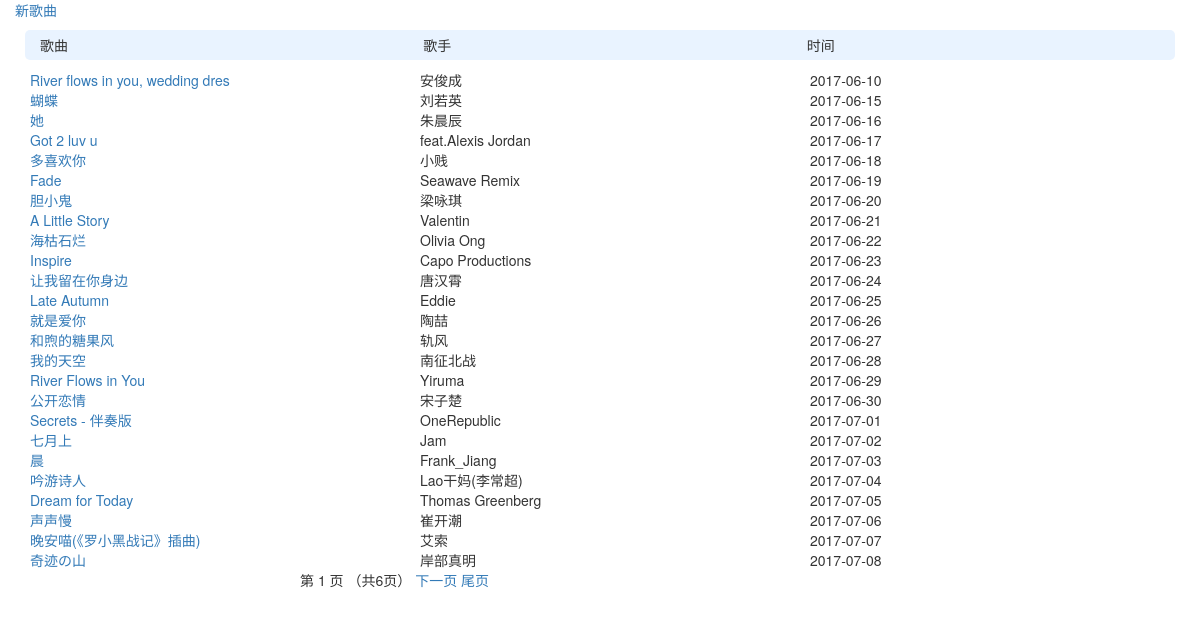
The app's page /list/index/ with its own data.
### list/models.py (models this page shows)
class Article(models.Model):
    song_name = models.CharField('歌名', max_length=32, null=False)
    singer = models.CharField('歌手', max_length=32, null=True)
    createTime = models.DateTimeField('添加时间', auto_now=True)

### list/views.py (the view)
def index(request):
    articles_list = models.Article.objects.all()
    paginator = Paginator(articles_list, 25)# Show 25 contacts per page
    pages = paginator.count
    page = request.GET.get('page')
    try:
        articles = paginator.page(page)
    except PageNotAnInteger:
        articles = paginator.page(1)
    except EmptyPage:
        articles = paginator.page(paginator.num_pages)
    return render(request, 'list/index.html', {'articles': articles})

### list/templates/list/index.html (shortened to what this page needs)
<!DOCTYPE html>
<html lang="en">
<head>
    <link rel="stylesheet" href="https://maxcdn.bootstrapcdn.com/bootstrap/3.3.4/css/bootstrap.min.css">
    <link rel="stylesheet" href="https://maxcdn.bootstrapcdn.com/bootstrap/3.3.4/css/bootstrap-theme.min.css">
</head>
<body>
    <div  class="col-md-12" style="height: 550px;">
        <a href="{% url 'list:edit_page' 0 %}">新歌曲</a>  <br/>
        <div class="title">
            <span class="col-md-4 inline">歌曲</span>
            <span class="col-md-4 inline">歌手</span>
            <span class="col-md-4 inline">时间</span>
        </div>
    {% for article in articles %}
        <div>
            <a class="col-md-4 inline" href="{% url 'list:article_page' article.id %}">{{article.song_name }}</a>
            <span class="col-md-4 inline">{{article.singer }}</span>
            <span class="col-md-4 inline">{{article.createTime|date:"Y-m-d" }}</span>
        </div>
    {% endfor %}
    </div>
    <div class="pagination" style="position:relative; left:300px;">
            <span class="step-links">
                <span class="current">
                    第 {{ articles.number }} 页 （共{{ articles.paginator.num_pages }}页）
                </span>
                {% if articles.has_next %}
                    <a href="?page={{ articles.next_page_number }}">下一页</a>
                    <a href="?page={{ articles.paginator.num_pages }}">尾页</a>
                {% endif %}
            </span>
        </div>
</body>
</html>

### list/templates/list/index.html (style rules this page uses)
body { font-family: "Helvetica Neue", Helvetica, Arial, sans-serif, '微软雅黑'; }
a { text-decoration: none; }
.inline { display: inline-block; }
.title { background-color: #e9f3ff; height: 30px; line-height: 30px; border-radius: 5px; margin: 10px; }

### records on screen
Article: song_name "River flows in you, wedding dres", singer "安俊成", createTime "2017-06-10"
Article: song_name "蝴蝶", singer "刘若英", createTime "2017-06-15"
Article: song_name "她", singer "朱晨辰", createTime "2017-06-16"
Article: song_name "Got 2 luv u", singer "feat.Alexis Jordan", createTime "2017-06-17"
Article: song_name "多喜欢你", singer "小贱", createTime "2017-06-18"
Article: song_name "Fade", singer "Seawave Remix", createTime "2017-06-19"
Article: song_name "胆小鬼", singer "梁咏琪", createTime "2017-06-20"
Article: song_name "A Little Story", singer "Valentin", createTime "2017-06-21"
Article: song_name "海枯石烂", singer "Olivia Ong", createTime "2017-06-22"
Article: song_name "Inspire", singer "Capo Productions", createTime "2017-06-23"
Article: song_name "让我留在你身边", singer "唐汉霄", createTime "2017-06-24"
Article: song_name "Late Autumn", singer "Eddie", createTime "2017-06-25"
Article: song_name "就是爱你", singer "陶喆", createTime "2017-06-26"
Article: song_name "和煦的糖果风", singer "轨风", createTime "2017-06-27"
Article: song_name "我的天空", singer "南征北战", createTime "2017-06-28"
Article: song_name "River Flows in You", singer "Yiruma", createTime "2017-06-29"
Article: song_name "公开恋情", singer "宋子楚", createTime "2017-06-30"
Article: song_name "Secrets - 伴奏版", singer "OneRepublic", createTime "2017-07-01"
Article: song_name "七月上", singer "Jam", createTime "2017-07-02"
Article: song_name "晨", singer "Frank_Jiang", createTime "2017-07-03"
Article: song_name "吟游诗人", singer "Lao干妈(李常超)", createTime "2017-07-04"
Article: song_name "Dream for Today", singer "Thomas Greenberg", createTime "2017-07-05"
Article: song_name "声声慢", singer "崔开潮", createTime "2017-07-06"
Article: song_name "晚安喵(《罗小黑战记》插曲)", singer "艾索", createTime "2017-07-07"
Article: song_name "奇迹の山", singer "岸部真明", createTime "2017-07-08"

### other values on screen
{{ articles.number }} "1"
{{ articles.paginator.num_pages }} "6"
